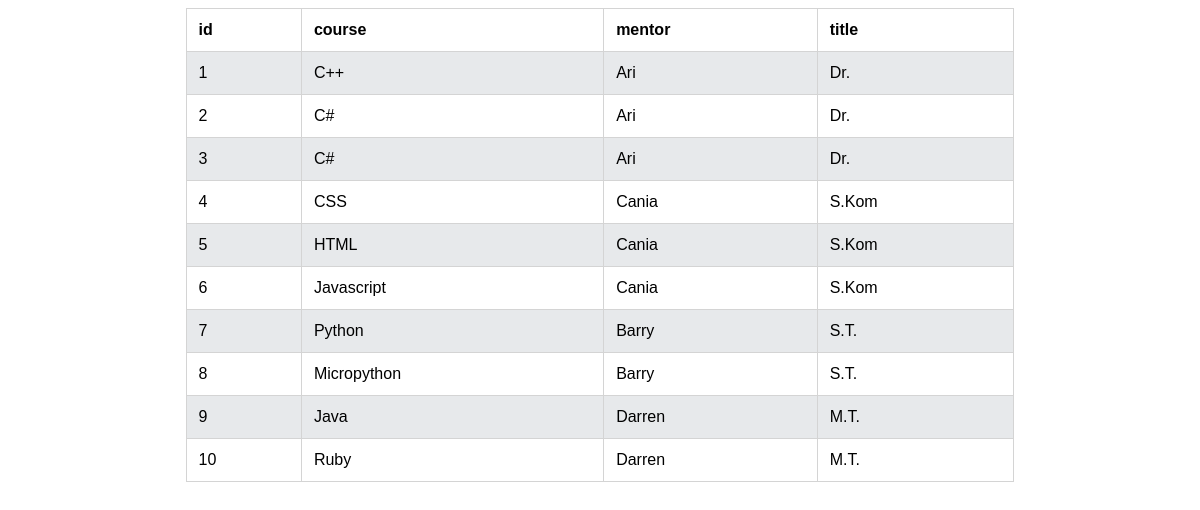
/courses.php, run on the app's committed database.
### tables this page shows
CREATE TABLE `courses` (
  `id` int(11) NOT NULL,
  `course` varchar(50) NOT NULL,
  `mentor` varchar(50) NOT NULL,
  `title` varchar(50) NOT NULL
);

### courses.php (the view, shortened to what this page needs)
<!DOCTYPE html>
<html lang="en">
<head>
<body>
<?php
    $username = "root";
    $password = "";
    $database = "sekolahku";
    $con = mysqli_connect($hostname, $username, $password, $database);
    $sql = "SELECT id, course, mentor, title FROM courses";
    $result = mysqli_query($con, $sql);
    if(mysqli_num_rows($result) > 0)
    {
        echo '<table> <tr> <th> id </th> <th> course </th> <th> mentor </th> <th> title </th></tr>';
       while($row = mysqli_fetch_assoc($result)){
           echo '<td>' . $row["id"] . '</td>
           <td>' . $row["course"] . '</td>
           <td> ' . $row["mentor"] . '</td>
           <td>' . $row["title"] . '</td></tr>';
       }
       echo '</table>';
    }
    else
    {
        echo "0 results";
    }
?>
</body>
</html>

### courses.php (style rules this page uses)
table { width: 70%; margin: auto; font-family: Arial, Helvetica, sans-serif; }
table, tr, th, td { border: 1px solid #d4d4d4; border-collapse: collapse; padding: 12px; }
th, td { text-align: left; vertical-align: top; }

### data on the page
courses: id "1", course "C++", mentor "Ari", title "Dr."
courses: id "2", course "C#", mentor "Ari", title "Dr."
courses: id "3", course "C#", mentor "Ari", title "Dr."
courses: id "4", course "CSS", mentor "Cania", title "S.Kom"
courses: id "5", course "HTML", mentor "Cania", title "S.Kom"
courses: id "6", course "Javascript", mentor "Cania", title "S.Kom"
courses: id "7", course "Python", mentor "Barry", title "S.T."
courses: id "8", course "Micropython", mentor "Barry", title "S.T."
courses: id "9", course "Java", mentor "Darren", title "M.T."
courses: id "10", course "Ruby", mentor "Darren", title "M.T."
